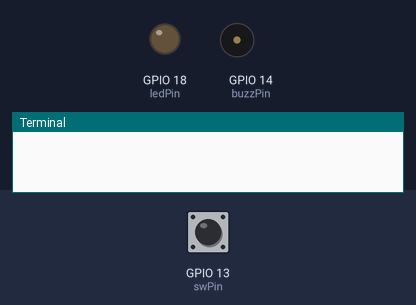
A program run on a simulated Raspberry Pi (BCM pin numbers). Parts: output pins drawn as LEDs (lit = HIGH), buzzer (waves = sounding), the last lines printed to the terminal. Dashed ring = blinking. The inputs (shaded band) are chosen by the test bench; at power-on: GPIO 13 (swPin) HIGH.

Above: at 1.2 s.
1.3 s: GPIO 13 (swPin) pulled LOW for 0.15 s
At 1.8 s:
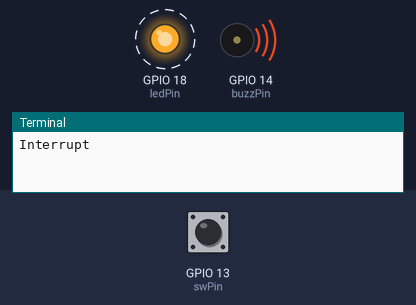
4.4 s: GPIO 13 (swPin) pulled LOW for 1 s
At 5.3 s:
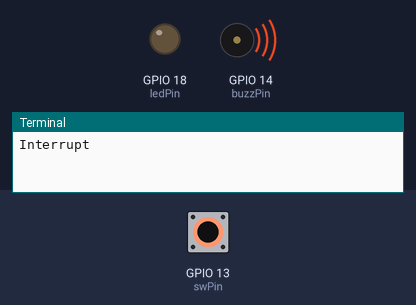
6.9 s: GPIO 13 (swPin) pulled LOW for 3.2 s
At 10.5 s:
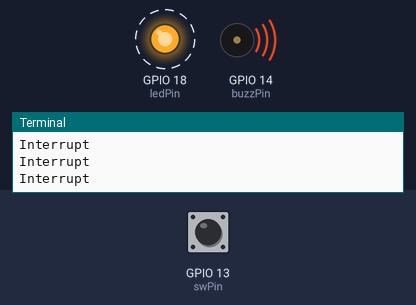
Timing chart, 0 to 19.1 s (numbered marks = the images above; inputs shaded):
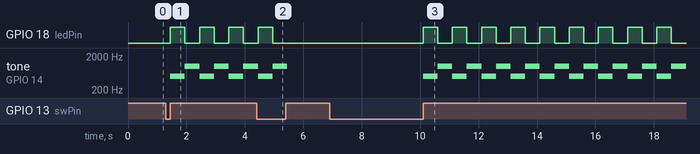

Measured:
- after the input at 1.3 s, GPIO 18 (ledPin): alternates HIGH for 0.50 s and LOW for 0.50 s, starting after 0.15 s; tone on GPIO 14 (buzzPin): alternates 1000 Hz for 0.50 s and 500 Hz for 0.50 s, starting after 0.15 s
- after the input at 4.4 s, GPIO 18 (ledPin): goes on until 5.0 s, then stays LOW
- after the input at 6.9 s, GPIO 18 (ledPin): alternates HIGH for 0.50 s and LOW for 0.50 s, starting after 3.2 s; tone on GPIO 14 (buzzPin): alternates 1000 Hz for 0.50 s and 500 Hz for 0.50 s, starting after 3.2 s

The program:

interrupt4.py
```python
# 스위치 클릭 시 버저에서 알맞은 주파수 출력과 Led 출력
import RPi.GPIO as GPIO
import time

swPin = 13
ledPin = 18
buzzPin = 14
flag = False
melody = [500, 1000]
GPIO.setmode(GPIO.BCM)
GPIO.setup(swPin, GPIO.IN, pull_up_down=GPIO.PUD_UP)
GPIO.setup(ledPin, GPIO.OUT)
GPIO.setup(buzzPin, GPIO.OUT)

buzz = GPIO.PWM(buzzPin, 440)

def callbackfunc(channel):
  global flag
  flag = not flag
  print("Interrupt")

GPIO.add_event_detect(swPin, GPIO.RISING, callback=callbackfunc)

try:
  while True:
    while flag:
      buzz.start(50)
      GPIO.output(ledPin, True)
      buzz.ChangeFrequency(melody[0])
      time.sleep(0.5)
      GPIO.output(ledPin, False)
      buzz.ChangeFrequency(melody[1])
      time.sleep(0.5)
    GPIO.output(ledPin, False)
    buzz.stop()

except KeyboardInterrupt:
  GPIO.cleanup()
```
